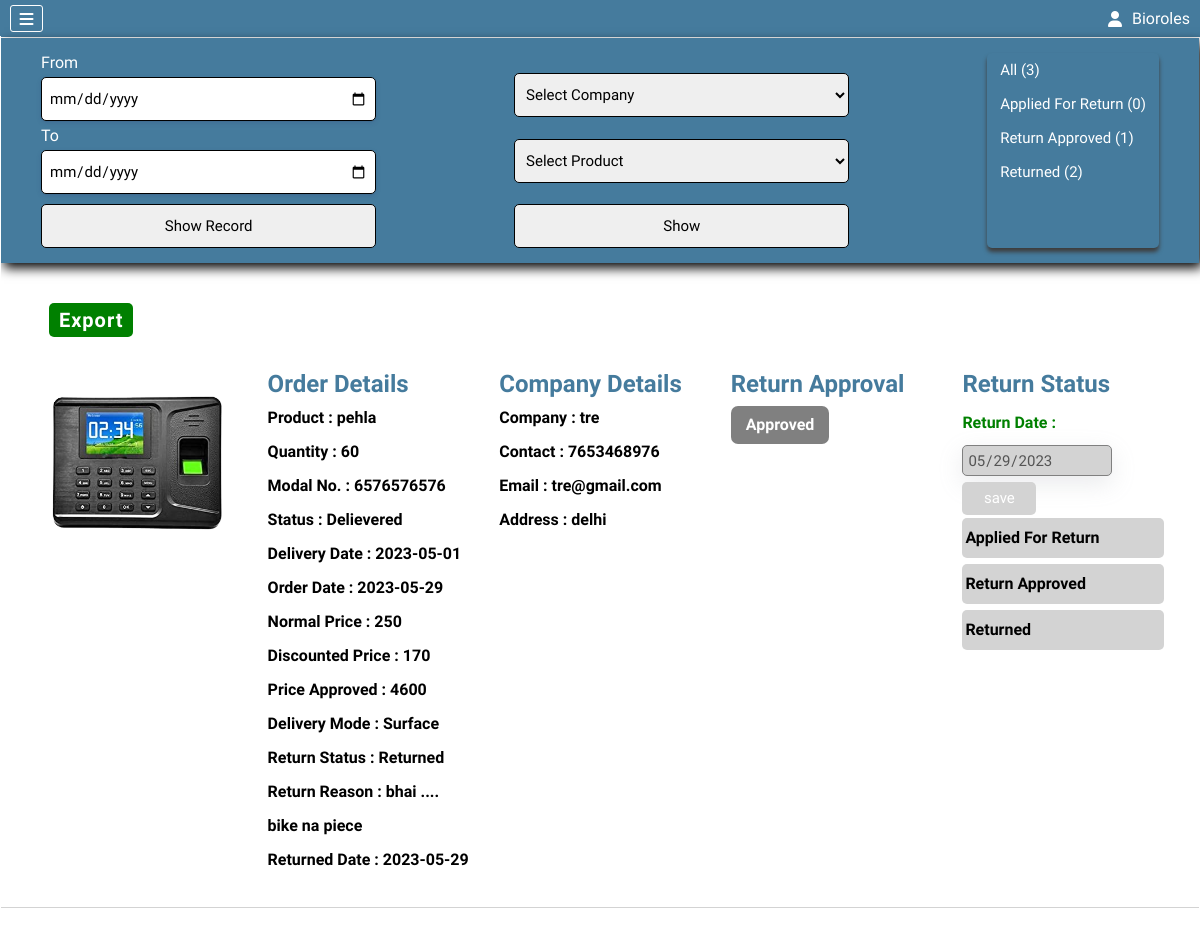
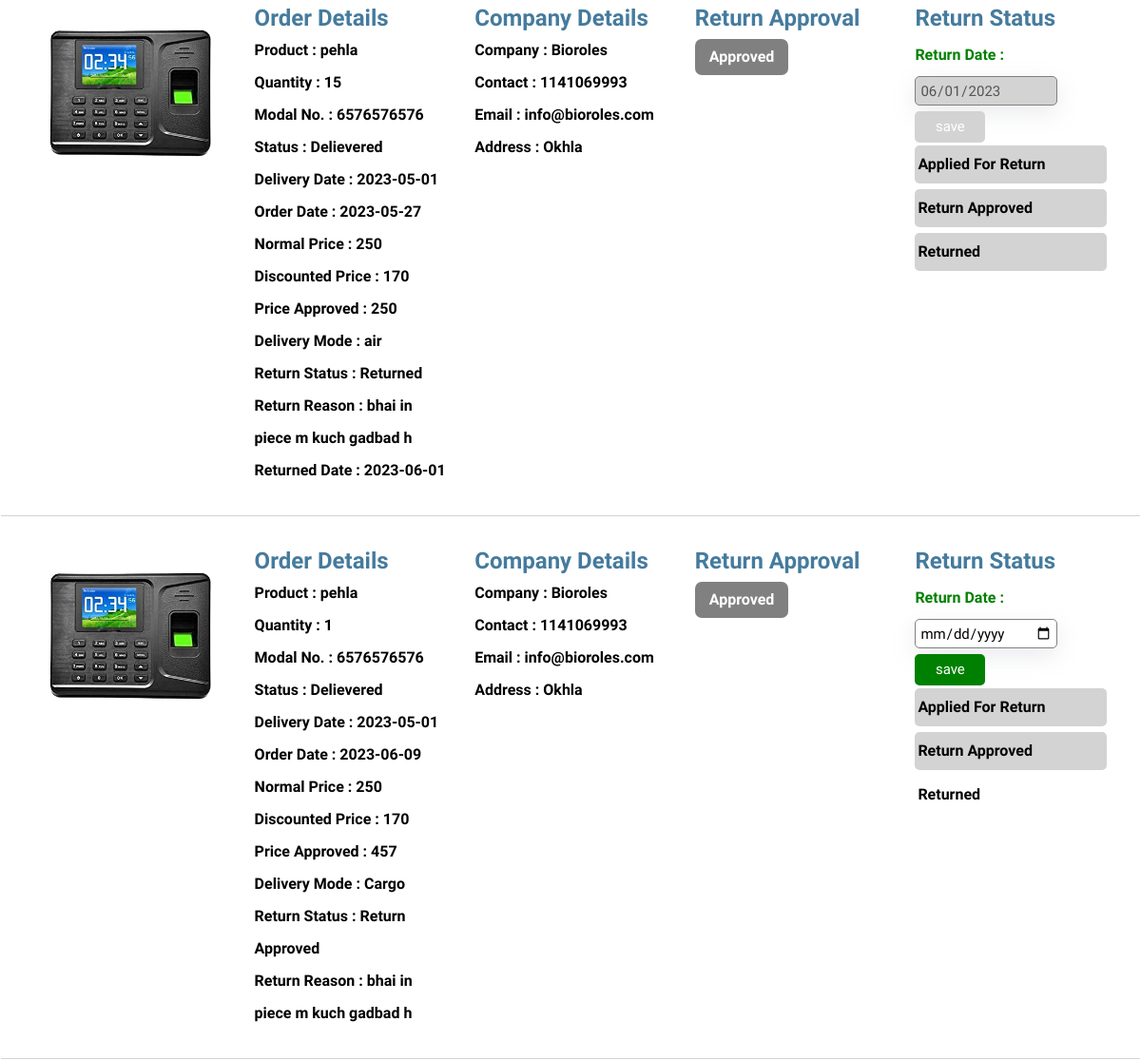
Page /returnOrders.php (signed in) on the earlier database version (2 pictures, top to bottom).
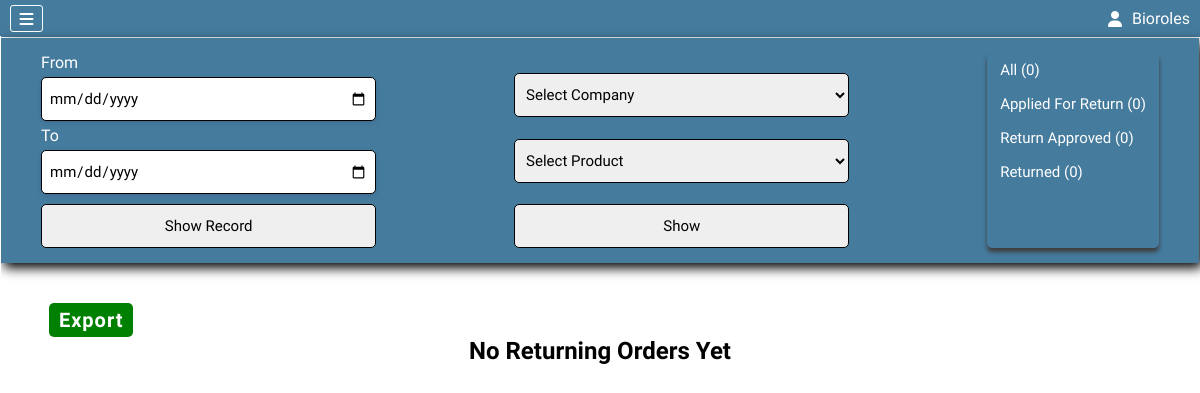
Same page on the later database version.
### tables this page shows
CREATE TABLE `company` (
  `Company_Id` int(11) NOT NULL AUTO_INCREMENT,
  `userId` int(11) NOT NULL DEFAULT 0,
  `Admin_Type` int(11) NOT NULL DEFAULT 2,
  `Active_Status` int(11) NOT NULL DEFAULT 1,
  `Approvel` int(11) DEFAULT 0,
  `Company_Code` int(11) NOT NULL,
  `Company_Name` varchar(100) NOT NULL,
  `Company_Phone` varchar(10) NOT NULL,
  `Company_Email` varchar(50) NOT NULL,
  `Company_Address` varchar(300) NOT NULL,
  `Company_Username` varchar(25) NOT NULL,
  `Company_Password` varchar(100) NOT NULL,
  `Company_GST` varchar(25) DEFAULT '',
  `Company_PAN` varchar(15) DEFAULT '',
  `Company_TAN` varchar(15) DEFAULT '',
  `Company_Licence` varchar(15) DEFAULT '',
  `Company_Registration` varchar(25) DEFAULT '',
  PRIMARY KEY (`Company_Id`),
  UNIQUE KEY `Company_Username` (`Company_Username`)
);

CREATE TABLE `returnmode` (
  `Returnmode_Id` int(11) NOT NULL AUTO_INCREMENT,
  `Return_Mode` varchar(100) NOT NULL,
  PRIMARY KEY (`Returnmode_Id`)
);

CREATE TABLE `orders` (
  `Order_Id` int(11) NOT NULL AUTO_INCREMENT,
  `cart_no` int(11) NOT NULL DEFAULT 0,
  `Order_Date` varchar(100) NOT NULL,
  `Delivery_Date` varchar(100) DEFAULT '',
  `Order_Pieces` int(11) NOT NULL,
  `Sale_Price` int(11) NOT NULL,
  `Approved_Price` int(11) NOT NULL DEFAULT 0,
  `Approved` tinyint(1) NOT NULL DEFAULT 0,
  `Order_Status` int(11) NOT NULL DEFAULT 1,
  `Product_Id` int(11) NOT NULL,
  `Company_Id` int(11) NOT NULL,
  `Cancel_Reason` varchar(100) NOT NULL DEFAULT 'This Item is currently out of Stock',
  `Delievery_Mode` int(11) NOT NULL DEFAULT 0,
  `Docket_No` varchar(100) DEFAULT '',
  `Return_Status` int(11) NOT NULL DEFAULT 0,
  `Return_Pieces` int(11) NOT NULL DEFAULT 0,
  `Return_Approvel` int(11) NOT NULL DEFAULT 0,
  `Return_Reason` varchar(500) NOT NULL DEFAULT '',
  `Return_Date` varchar(50) NOT NULL DEFAULT '',
  PRIMARY KEY (`Order_Id`)
);

CREATE TABLE `product` (
  `Product_Id` int(11) NOT NULL AUTO_INCREMENT,
  `Product_Name` varchar(50) NOT NULL,
  `Product_Modal_No` varchar(100) NOT NULL,
  `Product_Img` varchar(100) NOT NULL,
  `Normal_Price` int(11) NOT NULL,
  `Discounted_Price` int(11) NOT NULL,
  `Quantity` int(11) NOT NULL,
  `Latest_Stock_Date` date NOT NULL DEFAULT current_timestamp(),
  `P_Category_Id` int(11) NOT NULL,
  PRIMARY KEY (`Product_Id`)
);

CREATE TABLE `orderstatus` (
  `Status_Id` int(11) NOT NULL AUTO_INCREMENT,
  `Status_Name` varchar(50) NOT NULL,
  PRIMARY KEY (`Status_Id`)
);

CREATE TABLE `deliverymode` (
  `Delivery_Id` int(11) NOT NULL AUTO_INCREMENT,
  `Delivery_Type` varchar(100) NOT NULL,
  PRIMARY KEY (`Delivery_Id`)
);

### returnOrders.php (the view, shortened to what the rows shown need)
<?php include "conn.php" ?>
<?php include "./components/header.php" ?>
<section class="allOrdersPage">
    <div class="filterBtnContainer">
        <?php
        if(!isset($_GET['weekDate'])and !isset($_GET['monthDate'])){
            ?>
            <div class="statusBtn">
                <?php
                $allSql="select `Order_Id` as count from orders where `Return_Status`>0";
                $allResult=mysqli_query($conn,$allSql);
                ?>
                <a href="returnOrders.php">All (<?php echo mysqli_num_rows($allResult) ?>)</a>
                <?php
                $btnSql="select * from returnmode";
                $btnResult=mysqli_query($conn,$btnSql);
                if(mysqli_num_rows($btnResult)>0){
                    while($btnRow=mysqli_fetch_assoc($btnResult)){
                        $newSql="select * from orders where `Return_Status`=".$btnRow['Returnmode_Id'];
                        $newResult=mysqli_query($conn,$newSql);
                        if($btnRow['Returnmode_Id']==0){
                            continue;
                        }
                ?>
                    <a href="returnOrders.php?status=<?php echo $btnRow['Returnmode_Id'] ?>"><?php echo $btnRow['Return_Mode'] ?> (<?php echo mysqli_num_rows($newResult) ?>)</a>
                <?php
                    }
                }
                ?>
            </div>
        <?php
        }
        ?>
    </div>
    <div class="allOrdersContainer">
        <?php
        if(isset($_GET['fromDate']) and isset($_GET['toDate'])){
            $fromDate=$_GET['fromDate'];
            $toDate=$_GET['toDate'];
            $aosql="select * from orders join product on orders.`Product_Id`=product.`Product_Id` join orderstatus on orderstatus.`Status_Id`=orders.`Order_Status` join company on company.`Company_Id`=orders.`Company_Id` left join deliverymode on orders.`Delievery_Mode`=deliverymode.`Delivery_Id` join returnmode on orders.`Return_Status`=returnmode.`Returnmode_Id` where (`Return_Date` between '$fromDate' and '$toDate') and orders.`Return_Status`>0";
            $fromDate=implode("/",array_reverse(explode("-",$_GET['fromDate'])));
            $toDate=implode("/",array_reverse(explode("-",$_GET['toDate'])));
            echo "<h3>From $fromDate To $toDate</h3>";
        }else{
            $aosql="select * from orders join product on orders.`Product_Id`=product.`Product_Id` join orderstatus on orderstatus.`Status_Id`=orders.`Order_Status` join company on company.`Company_Id`=orders.`Company_Id` left join deliverymode on orders.`Delievery_Mode`=deliverymode.`Delivery_Id` join returnmode on orders.`Return_Status`=returnmode.`Returnmode_Id` where orders.`Return_Status`>0 order by `Order_Id` desc";
        }
        $aoresult=mysqli_query($conn,$aosql);
        if(mysqli_num_rows($aoresult)>0){
            while($aorow=mysqli_fetch_assoc($aoresult)){
        ?>
                <div class="order">
                    <div class="order-box image">
                        <img src="./uploadImages/<?php echo $aorow['Product_Img'] ?>" alt="">
                    </div>
                    <div class="order-box">
                        <h2>Order Details</h2>
                        <div class="span-p"><span>Product : </span><span><?php echo $aorow['Product_Name'] ?></span></div>
                        <div><span>Quantity : </span><span><?php echo $aorow['Order_Pieces'] ?></span></div>
                        <div><span>Modal No. : </span><span><?php echo $aorow['Product_Modal_No'] ?></span></div>
                        <div><span>Status : </span><span><?php echo $aorow['Status_Name'] ?></span></div>
                    <?php
                    if($aorow['Delivery_Date']!=""){
                    ?>
                        <div><span>Delivery Date : </span><span><?php echo $aorow['Delivery_Date'] ?></span></div>
                    <?php
                    }
                    ?>
                        <div><span>Order Date : </span><span><?php echo $aorow['Order_Date'] ?></span></div>
                        <div><span>Normal Price : </span><span><?php echo $aorow['Normal_Price'] ?></span></div>
                        <div><span>Discounted Price : </span><span><?php echo $aorow['Discounted_Price'] ?></span></div>
                    <?php
                    if($aorow['Approved']==1){
                    ?>
                        <div><span>Price Approved : </span><span><?php echo $aorow['Approved_Price'] ?></span></div>
                    <?php
                    }
                    ?>
                    <?php
                    if($aorow['Order_Status']>=3 and $aorow['Order_Status']!=5){
                    ?>
                        <div><span>Delivery Mode : </span><span><?php echo $aorow['Delivery_Type'] ?></span></div>
                    <?php
                    }
                    ?>
                    <?php
                    if($aorow['Return_Status']>0){
                    ?>
                        <div><span>Return Status : </span><span><?php echo $aorow['Return_Mode'] ?></span></div>
                        <div><span>Return Reason : </span><span><?php echo $aorow['Return_Reason'] ?></span></div>
                    <?php
                    }
                    ?>
                    <?php
                    if($aorow['Return_Status']==3){
                    ?>
                        <div><span>Returned Date : </span><span><?php echo $aorow['Return_Date'] ?></span></div>
                    <?php
                    }
                    ?>
                    </div>
                    <div class="order-box">
                        <h2>Company Details</h2>
                        <div><span>Company : </span><span><?php echo $aorow['Company_Name'] ?></span></div>
                        <div><span>Contact : </span><span><?php echo $aorow['Company_Phone'] ?></span></div>
                        <div><span>Email : </span><span><?php echo $aorow['Company_Email'] ?></span></div>
                        <div><span>Address : </span><span><?php echo $aorow['Company_Address'] ?></span></div>
                    </div>
                    <?php
                    if(!isset($_SESSION['User_Id'])){
                    ?>
                    <div class="order-box">
                        <h2>Return Approval</h2>
                        <?php
                        if($aorow['Return_Approvel']==1){
                            $returnDisable="style='background-color:grey;pointer-events:none;'";
                        }else{
                            $returnDisable="";
                        }
                        ?>
                        <a href="returnOrders.php?returnOrderApproveId=<?php echo $aorow['Order_Id'] ?>" <?php echo $returnDisable ?>><?php echo $aorow['Return_Approvel']==0?"Approve":"Approved";  ?></a>
                    </div>
                    <?php
                    }
                    ?>
                    <div class="order-box2">
                    <?php
                        $statusId=isset($status)?"status=$status&":"";
                        $dateId=isset($_GET['fromDate']) && isset($_GET['toDate'])?"fromDate=".$_GET['fromDate']."&toDate=".$_GET['toDate']."&":"";
                        $compId=isset($_GET['comId'])?"comId=".$_GET['comId']."&":"";
                    ?>
                    <h2>Return Status</h2>
                    <form style="margin-top:5px;" action="returnOrders.php?<?php echo $compId ?><?php echo $dateId ?><?php echo $statusId ?>" method="post">
                        <?php
                        if($aorow['Return_Date']!==""){
                            $disabling="style='background-color:lightgrey' disabled";
                        }else{
                            $disabling="";
                        }
                        ?>
                        <label for="returnDate" style="color:green">Return Date : </label><br>
                        <input class="order-input" type="date" max="<?php echo date("Y-m-d") ?>" name="returnDate" id="returnDate" value="<?php echo $aorow['Return_Date'] ?>" <?php echo $disabling ?>>
                        <input class="order-btn" type="submit" value="save" <?php echo $disabling ?>>
                    </form>
                    <?php
                        $orderstatusSql="select * from returnmode";
                        $orderstatusResult=mysqli_query($conn,$orderstatusSql);
                        if(mysqli_num_rows($orderstatusResult)>0){
                            while($orderstatusRow=mysqli_fetch_assoc($orderstatusResult)){
                                if($aorow['Return_Status']>=$orderstatusRow['Returnmode_Id']){
                                    $disabled="style='background-color:lightgrey;pointer-events:none'";
                                }else{
                                    $disabled="";
                                }
                                if($orderstatusRow['Returnmode_Id']==0){
                                    continue;
                                }
                    ?>
                        <a class="order-button" href="returnOrders.php?<?php echo $compId ?><?php echo $dateId ?><?php echo $statusId ?>oid=<?php echo $aorow['Order_Id'] ?>&osid=<?php echo $orderstatusRow['Returnmode_Id'] ?>&productId=<?php echo $aorow['Product_Id'] ?>" <?php echo $disabled ?>><?php echo $orderstatusRow['Return_Mode'] ?></a>
                    <?php
                            }
                        }
                    ?>
                    </div>
                </div>
        <?php
            }
        }else{
        ?>
        <h2 align="center">No Returning Orders Yet</h2>
        <?php
        }
        ?>
    </div>
</section>
<?php include "./components/footer.php" ?>

### components/header.php (shortened to what the rows shown need)
<?php
include "conn.php";
?>
<!DOCTYPE html>
<html lang="en">
<head>
    <link rel="stylesheet" href="./style/dashboard.css">
    <link rel="stylesheet" href="./style/buyProduct.css">
    <link rel="stylesheet" href="./style/buyProductForm.css">
    <link rel="stylesheet" href="./style/header.css">
    <link rel="stylesheet" href="./style/profile.css">
    <link rel="stylesheet" href="./style/header.css">
    <link rel="stylesheet" href="./style/company.css">
    <link rel="stylesheet" href="./style/updateCompanyForm.css">
    <link rel="stylesheet" href="./style/branch.css">
    <link rel="stylesheet" href="./style/updateBranchForm.css">
    <link rel="stylesheet" href="./style/category.css">
    <link rel="stylesheet" href="./style/addCategoryForm.css">
    <link rel="stylesheet" href="./style/updateCategoryForm.css">
    <link rel="stylesheet" href="./style/product.css">
    <link rel="stylesheet" href="./style/addProductForm.css">
    <link rel="stylesheet" href="./style/updateProductForm.css">
    <link rel="stylesheet" href="./style/myBranch.css">
    <link rel="stylesheet" href="./style/addMyBranchForm.css">
    <link rel="stylesheet" href="./style/updateMyBranchForm.css">
    <link rel="stylesheet" href="./style/updateMyBranchForm.css">
    <link rel="stylesheet" href="./style/PCategory.css">
    <link rel="stylesheet" href="./style/addPCategoryForm.css">
    <link rel="stylesheet" href="./style/updatePCategoryForm.css">
    <link rel="stylesheet" href="./style/orders.css">
    <link rel="stylesheet" href="./style/myOrders.css">
    <link rel="stylesheet" href="./style/cancelReason.css">
    <link rel="stylesheet" href="./style/product-category.css">
    <link rel="stylesheet" href="https://cdnjs.cloudflare.com/ajax/libs/font-awesome/6.4.0/css/all.min.css"
 />
</head>
<body>
    <header class="headerContainer">
        <?php
        if (isset($_SESSION['Company_Id'])) {
            $hcid = $_SESSION['Company_Id'];
            $hcSql = "select `Company_Name`,`Admin_Type` from company where `Company_Id`=$hcid";
            $hcResult = mysqli_query($conn, $hcSql);
            $hcRow = mysqli_fetch_assoc($hcResult);
        } elseif (isset($_SESSION['User_Id'])) {
            $huid = $_SESSION['User_Id'];
            $huSql = "select `Username`,`User_Permission` from users where `User_Id`=$huid";
            $huResult = mysqli_query($conn, $huSql);
            $huRow = mysqli_fetch_assoc($huResult);
        }
        ?>
        <div class="helloCompany" id="helloCompany">
            <i class="fa-solid fa-user"></i>
            <div>
                <?php echo isset($hcRow['Company_Name']) ? $hcRow['Company_Name'] : $huRow['Username'] ?>
            </div>
        </div>
    </header>
    <section class="mainContainer">

Differences in the rows shown:
removed orders: Product_Id.Product_Img (picture), Product_Id.Product_Name "pehla", Order_Pieces "60", Product_Id.Product_Modal_No "6576576576", orderstatus.Status_Name "Delievered", Delivery_Date "2023-05-01", Order_Date "2023-05-29", Product_Id.Normal_Price "250", Product_Id.Discounted_Price "170", Approved_Price "4600", deliverymode.Delivery_Type "Surface", returnmode.Return_Mode "Returned", Return_Reason "bhai .... bike na piece", Return_Date "2023-05-29", Company_Id.Company_Name "tre", Company_Id.Company_Phone "7653468976", Company_Id.Company_Email "tre@gmail.com", Company_Id.Company_Address "delhi", Return_Approvel "Approved", returnDate "05/29/2023", returnmode (Return_Mode "Applied For Return"), returnmode (Return_Mode "Return Approved"), returnmode (Return_Mode "Returned")
removed orders: Product_Id.Product_Img (picture), Product_Id.Product_Name "pehla", Order_Pieces "15", Product_Id.Product_Modal_No "6576576576", orderstatus.Status_Name "Delievered", Delivery_Date "2023-05-01", Order_Date "2023-05-27", Product_Id.Normal_Price "250", Product_Id.Discounted_Price "170", Approved_Price "250", deliverymode.Delivery_Type "air", returnmode.Return_Mode "Returned", Return_Reason "bhai in piece m kuch gadbad h", Return_Date "2023-06-01", Company_Id.Company_Name "Bioroles", Company_Id.Company_Phone "1141069993", Company_Id.Company_Email "info@bioroles.com", Company_Id.Company_Address "Okhla", Return_Approvel "Approved", returnDate "06/01/2023", returnmode (Return_Mode "Applied For Return"), returnmode (Return_Mode "Return Approved"), returnmode (Return_Mode "Returned")
removed orders: Product_Id.Product_Img (picture), Product_Id.Product_Name "pehla", Order_Pieces "1", Product_Id.Product_Modal_No "6576576576", orderstatus.Status_Name "Delievered", Delivery_Date "2023-05-01", Order_Date "2023-06-09", Product_Id.Normal_Price "250", Product_Id.Discounted_Price "170", Approved_Price "457", deliverymode.Delivery_Type "Cargo", returnmode.Return_Mode "Return Approved", Return_Reason "bhai in piece m kuch gadbad h", Company_Id.Company_Name "Bioroles", Company_Id.Company_Phone "1141069993", Company_Id.Company_Email "info@bioroles.com", Company_Id.Company_Address "Okhla", Return_Approvel "Approved", returnmode (Return_Mode "Applied For Return"), returnmode (Return_Mode "Return Approved"), returnmode (Return_Mode "Returned")
computed for returnmode "Return Approved": mysqli_num_rows($newResult) "1" → "0"
computed for returnmode "Returned": mysqli_num_rows($newResult) "2" → "0"
Other differences:
mysqli_num_rows($allResult): "3" → "0"
text now shown: "No Returning Orders Yet"
